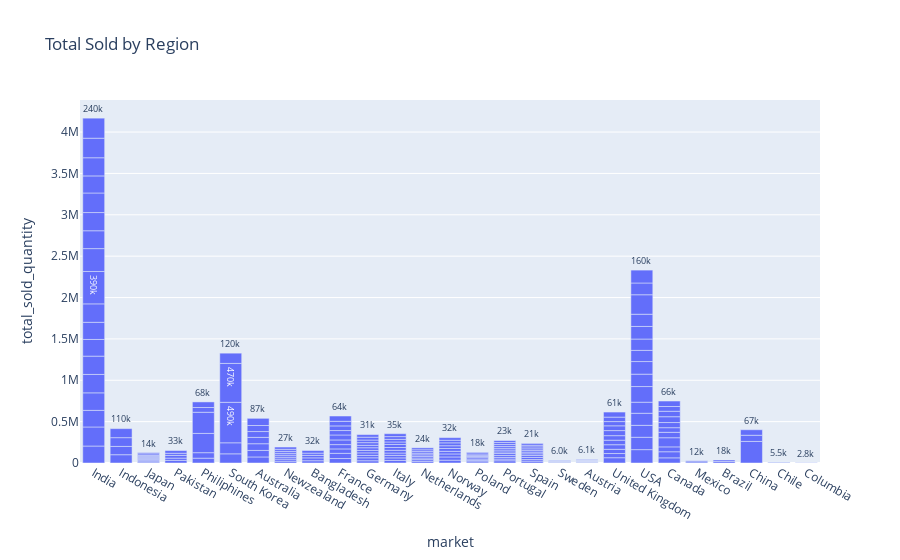

The cell this chart's notebook holds for it:
### Code cell
# PLOT CUSTOMERS AND HOW MANY PRODUCTS
fig = px.bar(atliq_cust_tbl, x="market", y="total_sold_quantity", title="Total Sold by Region")

# Add the customer_total values as text on the bars
fig.update_traces(text=atliq_cust_tbl['total_sold_quantity'], texttemplate='%{text:.2s}', textposition='outside')

# Adjust text size and visibility
fig.update_layout(uniformtext_minsize=8, uniformtext_mode='hide')

# Show the bar chart
fig.show()

### Figure 1 — Plotly figure (JSON) as saved in the notebook; plotly's stock layout.template omitted (floating-point values rounded to 4 significant figures; data arrays with more than 128 entries replaced by an {"elided": "..."} marker saying what was removed)
{"data": [{"alignmentgroup": "True", "hovertemplate": "market=%{x}<br>total_sold_quantity=%{y}<extra></extra>", "legendgroup": "", "marker": {"color": "#636efa", "pattern": {"shape": ""}}, "name": "", "offsetgroup": "", "orientation": "v", "showlegend": false, "text": {"elided": "209 int values"}, "textposition": "outside", "texttemplate": "%{text:.2s}", "type": "bar", "x": {"elided": "209 str values"}, "xaxis": "x", "y": {"elided": "209 int values"}, "yaxis": "y"}], "layout": {"barmode": "relative", "legend": {"tracegroupgap": 0}, "title": {"text": "Total Sold by Region"}, "uniformtext": {"minsize": 8, "mode": "hide"}, "xaxis": {"anchor": "y", "domain": [0, 1], "title": {"text": "market"}}, "yaxis": {"anchor": "x", "domain": [0, 1], "title": {"text": "total_sold_quantity"}}}}
